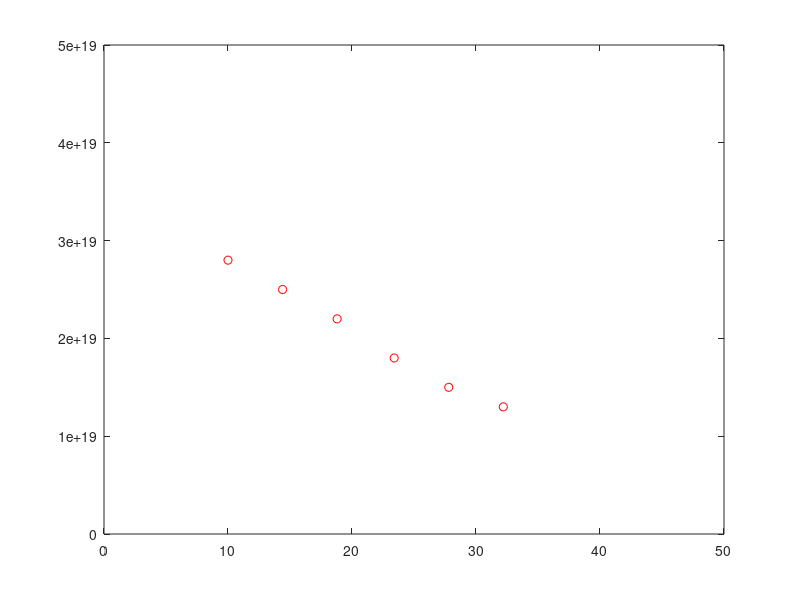
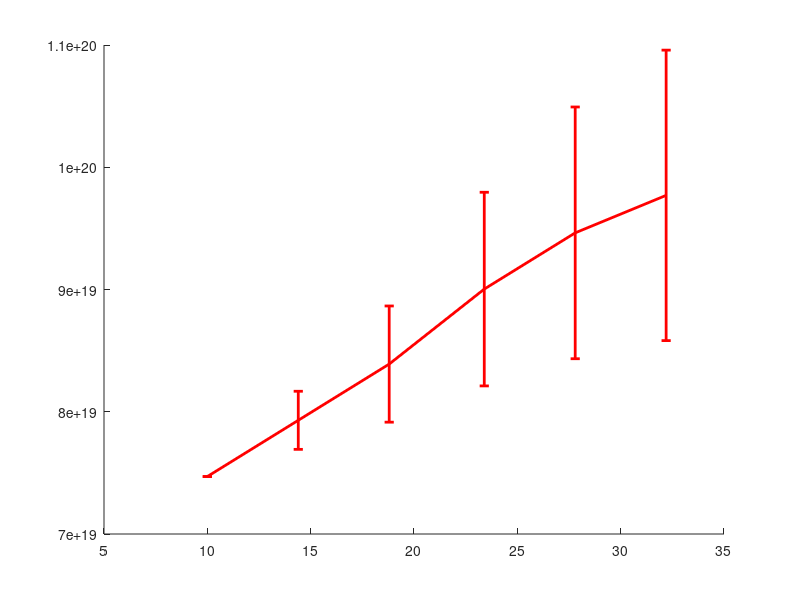

Reproduce these figures in MATLAB, in order. (Note: this script raises an error after producing the figures.)
% Exploring the gas-dynamic effect in Proto-MPEX
clear all 
close all

% The data for this code can be found on 2018_11_26

% Source reference density
n1_0 = 7.47e19;
% Target reference density
n2_0 = 2.8e19;

% Magnetic field at Target DLP
B2 = 0.3;
dB2 = 0.05;
% Magnetic field at Dump DLP
B1 = 0.23;
dB1 = 0.1;
% Magnetic field at coils 7-8
Bm = [0.5, 0.72, 0.94, 1.17, 1.39, 1.61];
% Magnetic field at the source:
Bs = 0.05; 
% Mirror ratio:
R = Bm/Bs;

% Plasma density measured at Target DLP
n2_i_xp = [2.8,2.5,2.2,1.8,1.5,1.3]*1e19;

figure
plot(R,n2_i_xp,'ro')
ylim([0,0.5e20])
xlim([0,50])

% Sound speed 
% Target:
c2      = 1.0*[  1,  1,  1,  1,  1,  1];
dc1 = 0.1; 
c2_0 = c2(1);
% Source:
c1      = 0.5*[  1,  1,  1,  1,  1,  1];
dc2 = 0.1;

% Gas dynamic prediction of source plasma density
n1_i = n1_0 + (B1/B2).*((n2_0*c2_0 - n2_i_xp.*c2)./c1);

dn1_i = (n1_i - n1_0).*sqrt( (dB1/B1)^2 + (dB2/B2)^2 + (dc1/c1(1))^2 + (dc2/c2(1))^2 );

% Plasma density measured at the source
n1_i_xp = [7.47, 7.73, 8.07, 8.52, 8.72, 9.27]*1e19;


% Figure of raw data:
% Here plot the density measurements 

FontSize = 16;
figure; 
hold on
hn(2) = errorbar(R,n1_i   ,dn1_i,'r');
set(hn(2),'LineWidth',2)
hn(1) = plot(R,n1_i_xp,'ksq-');
set(hn(1),'LineWidth',1)
set(hn(1),'MarkerSize',9)
set(gca,'FontName','Times','FontSize',FontSize)
ylim([0,1.3e20])
xlim([5,35])
xlabel('Mirror ratio R','Interpreter','latex','FontSize',FontSize)
ylabel('$n_e$ $[m^{-3}]$','Interpreter','latex','FontSize',FontSize+3)
box on
grid on
L = legend(hn,'Experiment, Source','Theory');
L.Box = 'off';
set(gcf,'position',[360.3333  279.0000  482.0000  338.6667],'color','w')
L.Location = 'SouthEast';
